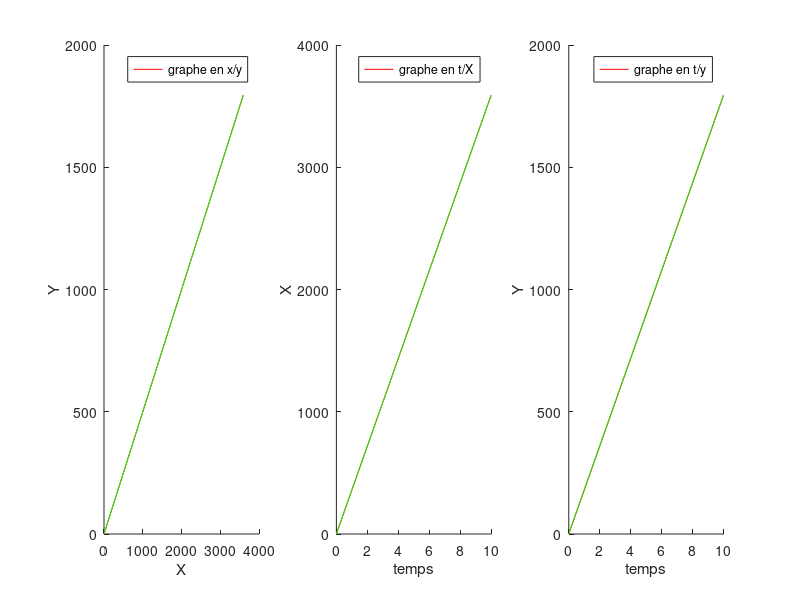
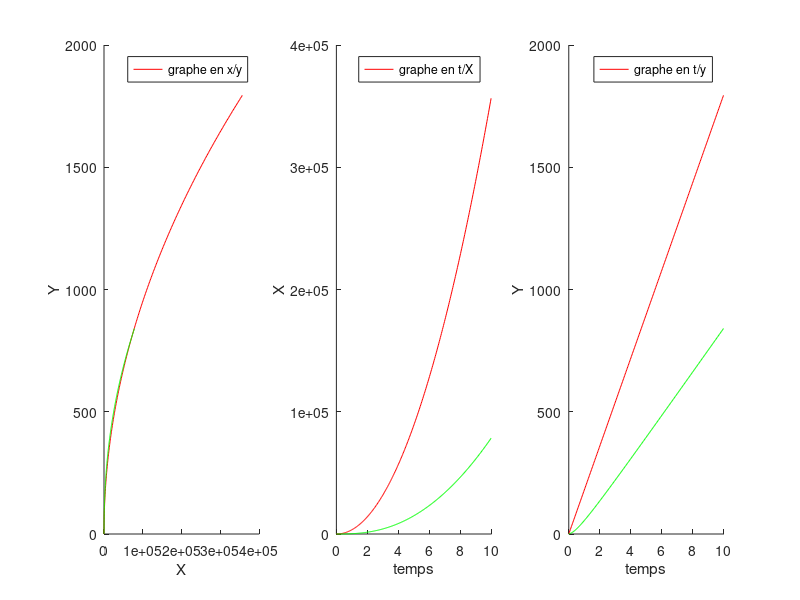

The MATLAB script that drew these images, in order:
clear all;
figure(1);clf

%%droite (cas linéaire vitesse constante et acceleration null)
%% [4,4]

fe = 30; % fréquence d'échantillonnage
temps = 10; % temps total de mesure en seconde


vx = 3;
vy = 2;
Tx = 4;
Ty = 3;

vec_etat = zeros(temps*fe, 4); % [x ; y; vx, vy]
vec_etat(1:1:temps*fe,3) = vx;
vec_etat(1:1:temps*fe,4) = vy;
i = 2;
for t = 0:1/fe:temps-2/fe
   vec_etat(i,1) = vec_etat(i-1,1) + Tx * vec_etat(i-1,3);
   vec_etat(i,2) = vec_etat(i-1,2) + Ty * vec_etat(i-1,4);
   i = i+1;
end

%%



%%


%%Kalman Filter

%%declaration and initialisation of variables

A = [1 0 Tx 0; 0 1 0 Ty; 0 0 1 0; 0 0 0 1];
C = [1 0 0 0; 0 1 0 0; 0 0 1 0; 0 0 0 1];
sig1 = 2;
noise = 2;
R = zeros(4,4);
R(1,1) = sig1;
R(2,2) = sig1;
R(3,3) = sig1;
R(4,4) = sig1;
Q = zeros(4,4);
K = zeros(4);
K_save(1,:) = K(1);
X = [0 ; 0 ; 0; 0];
Xp = [0 ; 0 ; vx; vy];
P = eye(4);
X_sav(1,:) = X;
k = 2;
l = 2;
%%%
%%%---mesurement with noise-----------
j = 1;
for t1 = 0:1/fe:temps-1/fe
 Y(j,:) = C * vec_etat(j,:)' + noise;
 j = j+1;
end


%%begining of KF
for t1 = 0:1/fe:temps-2/fe

%%prediction next state and next covariance
   X = A*X;
   P = A*P*A' + Q;

%update the state and covarience
    K = P * C' * inv(C * P * C' + R);
    X = X + K * (Y(l,:)' - C * X);
    P = P - K * C * P;
        
    K_save(k,1) = K(1);
    X_sav(k,:) =  X;
    %p_sav(k,:) =  X;
    
    
l = l+1;
k = k+1;
end

taille = size(vec_etat);
s = taille(1);
t2=(0:1/fe:(s-1)/fe);
subplot(1, 3, 1);hold on;
plot(vec_etat(:,1),vec_etat(:,2),'r');hold on;
plot(X_sav(:,1),X_sav(:,2),'g');
legend('graphe en x/y');
xlabel('X');ylabel('Y');

subplot(1, 3, 2);hold on;
plot(t2,vec_etat(:,1),'r');hold on;
plot(t2,X_sav(:,1),'g');
legend('graphe en t/X');
xlabel('temps');ylabel('X');

subplot(1, 3, 3);hold on;
plot(t2,vec_etat(:,2),'r');hold on;
plot(t2,X_sav(:,2),'g');
legend('graphe en t/y');
xlabel('temps');ylabel('Y');




%%
%%% stright curve ax != 0 and ay = 0 [5,5]
clear all;
figure(2);clf

fe = 30; % fréquence d'échantillonnage
temps = 10; % temps total de mesure en seconde


vx = 3;
vy = 2;
Tx = 4;
Ty = 3;
Tvx = 2;
ax = 1;
vec_etat = zeros(temps*fe, 5); % [x ; y; vx, vy]
vec_etat(1:1:temps*fe,4) = vy;
vec_etat(1:1:temps*fe,5) = ax;
i = 2;
for t = 0:1/fe:temps-2/fe
   vec_etat(i,1) = vec_etat(i-1,1) + Tx * vec_etat(i-1,3);
   vec_etat(i,2) = vec_etat(i-1,2) + Ty * vec_etat(i-1,4);
   vec_etat(i,3) = vec_etat(i-1,3) + Tvx * vec_etat(i-1,5);
   
   i = i+1;
end

%%Kalman Filter

%%declaration and initialisation of variables

A = [1 0 0 0 0; 0 1 0 0 0 ; 0 0 1 0 0; 0 0 0 1 0; 0 0 0 0 1];
C = [1 0 Tx 0 0; 0 1 0 Ty 0; 0 0 1 0 Tvx; 0 0 0 1 0; 0 0 0 0 1];
F = eye(5);
sig1 = 2;
noise = 2;
R = zeros(5,5);
R(1,1) = sig1;
R(2,2) = sig1;
R(3,3) = sig1;
R(4,4) = sig1;
R(5,5) = sig1;
Q = zeros(5,5);
K = zeros(5);
K_save(1,:) = K(1);
X = [0 ; 0 ; 0; 0; 0];
Xp = [0 ; 0 ; 0; 0; 0];
P = eye(5);
X_sav(1,:) = X;
k = 2;
l = 2;
%%%
%%%---mesurement with noise-----------
j = 1;
for t1 = 0:1/fe:temps-1/fe
 Y(j,:) = C * vec_etat(j,:)' + noise;
 j = j+1;
end


%%begining of KF
for t1 = 0:1/fe:temps-2/fe

%%prediction next state and next covariance
   X = A*X;
   P = A*P*A' + Q;

%update the state and covarience
    K = P * C' * inv(C * P * C' + R);
    X = X + K * (Y(l,:)' - C * X);
    P = P - K * C * P;
        
    K_save(k,1) = K(1);
    X_sav(k,:) =  X;
    %p_sav(k,:) =  X;
    
    
l = l+1;
k = k+1;
end

taille = size(vec_etat);
s = taille(1);
t2=(0:1/fe:(s-1)/fe);
subplot(1, 3, 1);hold on;
plot(vec_etat(:,1),vec_etat(:,2),'r');hold on;
plot(X_sav(:,1),X_sav(:,2),'g');
legend('graphe en x/y');
xlabel('X');ylabel('Y');

subplot(1, 3, 2);hold on;
plot(t2,vec_etat(:,1),'r');hold on;
plot(t2,X_sav(:,1),'g');
legend('graphe en t/X');
xlabel('temps');ylabel('X');


subplot(1, 3, 3);hold on;
plot(t2,vec_etat(:,2),'r');hold on;
plot(t2,X_sav(:,2),'g');
legend('graphe en t/y');
xlabel('temps');ylabel('Y');
